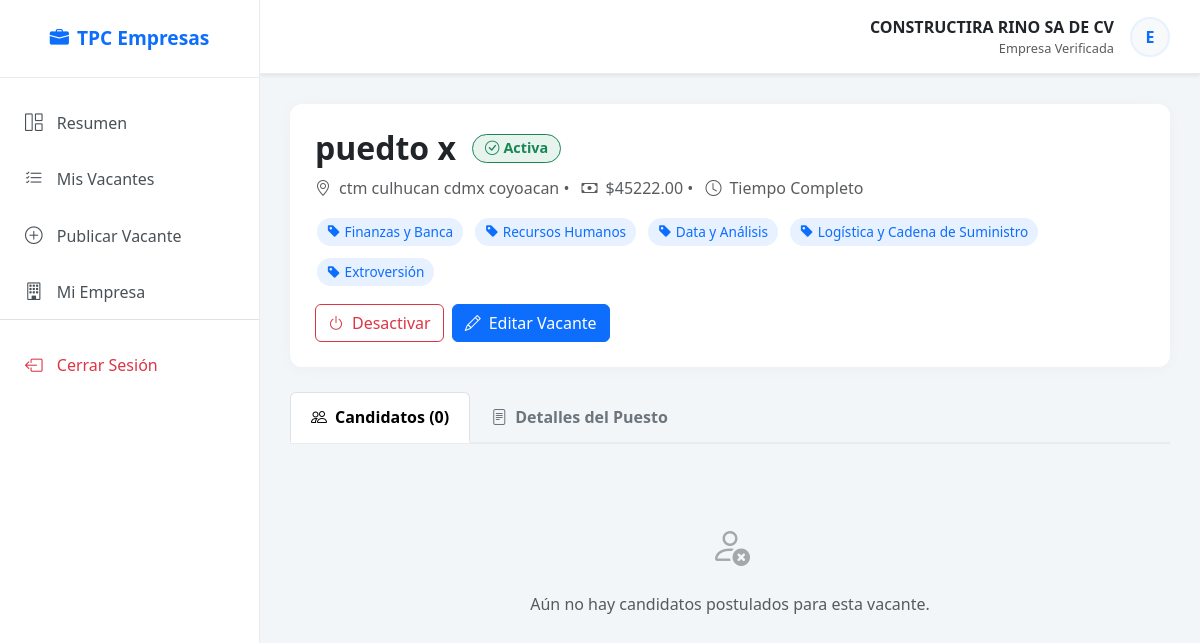
/empresas/detalle-vacante/7 (signed in), run on an earlier commit of the app's database.
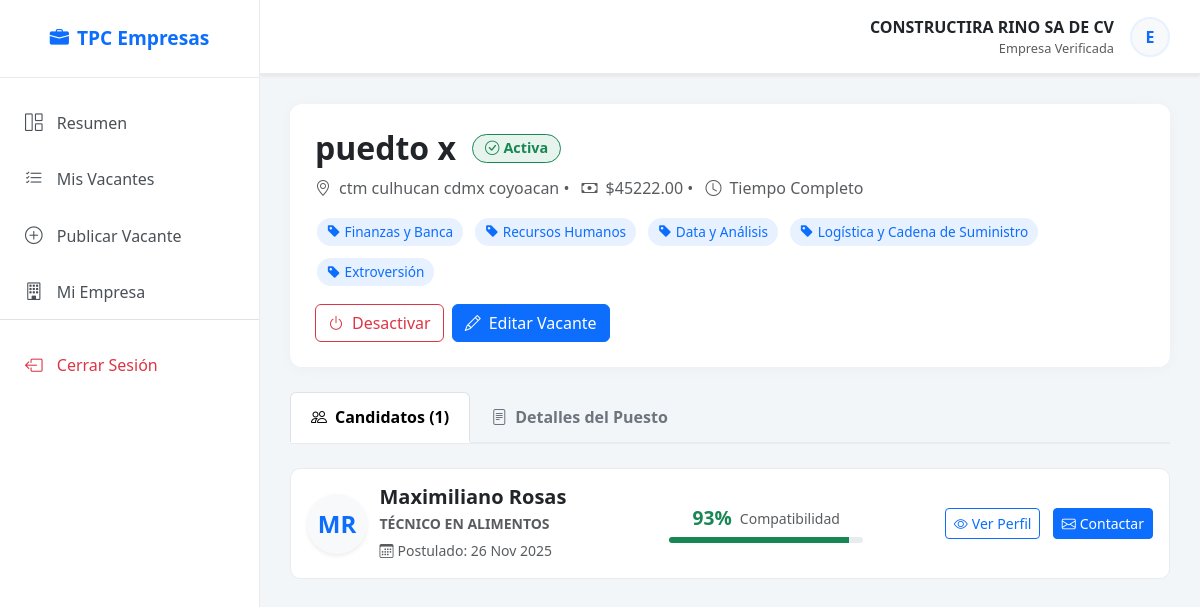
And on a later commit of the database.
### aplicaciones/empresas/models.py (models this page shows, shortened)
class Postulacion(models.Model):
    vacante = models.ForeignKey(Vacante, on_delete=models.CASCADE)
    trabajador = models.ForeignKey(Trabajador, on_delete=models.CASCADE)
    fecha_postulacion = models.DateField(null=False, auto_now_add=True)
    estado = models.CharField(max_length=50, null=False, blank=False, default='En revisión')
    D_A_fit = models.DecimalField(max_digits=5, decimal_places=2, null=True, blank=True)
    N_S_fit = models.DecimalField(max_digits=5, decimal_places=2, null=True, blank=True)
    P_O_fit = models.DecimalField(max_digits=5, decimal_places=2, null=True, blank=True)
    compatibilidad = models.DecimalField(max_digits=5, decimal_places=2, null=True, blank=True)

### aplicaciones/trabajadores/models.py (models this page shows, shortened)
class Trabajador(models.Model):
    nombre = models.CharField(max_length=20, null=False, blank=False)
    apellido_p = models.CharField(max_length=20, null=False, blank=False)
    apellido_m = models.CharField(max_length=20, null=False, blank=False)
    genero = models.CharField(max_length=20, null=False, blank=False)#opciones: masculino, femenino, otro
    nacionalidad = models.CharField(max_length=30, null=False, blank=False)
    email = models.EmailField(null=False, blank=False, unique=True)
    telefono = models.CharField(max_length=15, null=True, blank=True)
    cod_post = models.IntegerField(null=True, blank=True)
    usuario = models.OneToOneField(User, on_delete=models.CASCADE, null=True)
    movilidad_limitada = models.BooleanField(default=False)#indica si el trabajador tiene alguna discapacidad motriz
    biografia = models.TextField(null=True, blank=True)#descripción personal
    estudios = models.CharField(max_length=50, null=False, blank=False)#opciones: en etiquetas.py seccion NIVEL_ESTUDIOS
    titulo = models.CharField(max_length=100, null=True, blank=True)
    ult_area_ocup = models.IntegerField(null=True, blank=True)#opciones: indice de SINCO
    ult_exp = models.CharField(max_length=50, null=True, blank=True)#opciones: tiempo de experiencia en etiquetas.py
    descripcion_exp = models.TextField(null=True, blank=True)#Los detalles de la experiencia laboral
    hard_skills = models.TextField(null=True, blank=True)#lista de habilidades duras separadas por comas derivadas de VACANTE_TAGS['2']
    soft_skills = models.TextField(null=True, blank=True)#lista de habilidades duras separadas por comas derivadas de VACANTE_TAGS['3']
    area_interes = models.IntegerField(null=True, blank=True)#indice de SINCO
    intereses = models.TextField(null=True, blank=True)#lista de intereses separadas por comas derivadas de VACANTE_TAGS['1']

### aplicaciones/general/decorators.py (the view)
    def wrapper_func(request, *args, **kwargs):
        if not request.user.is_authenticated:
            return redirect('login')
        if hasattr(request.user, 'empresa'):
            return view_func(request, *args, **kwargs)
        else:
            messages.warning(request, "Esta sección es solo para reclutadores.")
            return redirect('home_t') # Redirigir a SU zona

### aplicaciones/empresas/templates/detalle-vacante.html (shortened to what the changed rows need)
{% extends 'marco.html' %}
{% block content %}
    <div class="vacante-header d-flex justify-content-between align-items-start flex-wrap gap-3">
        <div>
            <div class="d-flex align-items-center gap-3 mb-2">
                <h2 class="fw-bold mb-0 text-dark">{{ vacante.nombre_puesto }}</h2>
            </div>
            <div class="d-flex gap-2 flex-wrap">
                {% for tag_nombre in lista_etiquetas %}
                    <span class="req-tag"><i class="bi bi-tag-fill me-1"></i>{{ tag_nombre }}</span>
                {% empty %}
                    <small class="text-muted">Sin etiquetas</small>
                {% endfor %}
            </div>
        </div>
    </div>
    <ul class="nav nav-tabs mb-4" id="vacanteTabs" role="tablist">
        <li class="nav-item" role="presentation">
            <button class="nav-link active" id="candidatos-tab" data-bs-toggle="tab" data-bs-target="#candidatos" type="button" role="tab">
                <i class="bi bi-people me-2"></i>Candidatos ({{ postulaciones.count }})
            </button>
        </li>
    </ul>
    <div class="tab-content" id="vacanteTabsContent">
        <div class="tab-pane fade show active" id="candidatos" role="tabpanel">
            {% for post in postulaciones %}
                <div class="candidate-card p-3">
                    <div class="row align-items-center">
                        <div class="col-md-1 text-center">
                            <div class="bg-light rounded-circle d-inline-flex align-items-center justify-content-center text-primary fw-bold fs-4 shadow-sm" style="width: 60px; height: 60px;">
                                {{ post.trabajador.nombre|slice:":1" }}{{ post.trabajador.apellido_p|slice:":1" }}
                            </div>
                        </div>
                        <div class="col-md-4">
                            <h5 class="fw-bold mb-1">{{ post.trabajador.nombre }} {{ post.trabajador.apellido_p }}</h5>
                            <p class="text-muted mb-1 small text-uppercase fw-bold">{{ post.trabajador.titulo|default:"Sin título especificado" }}</p>
                            <small class="text-muted"><i class="bi bi-calendar3 me-1"></i>Postulado: {{ post.fecha_postulacion|date:"d M Y" }}</small>
                        </div>
                        <div class="col-md-3 text-center">
                            {% with score=post.porcentaje_fit %}
                                <div class="d-flex align-items-center justify-content-center gap-2 mb-1">
                                    <span class="compatibility-score {% if score >= 85 %}text-success{% elif score >= 50 %}text-warning{% else %}text-danger{% endif %}">
                                        {{ score }}%
                                    </span>
                                    <small class="text-muted">Compatibilidad</small>
                                </div>
                                <div class="progress progress-thin">
                                    <div class="progress-bar {% if score >= 85 %}bg-success{% elif score >= 50 %}bg-warning{% else %}bg-danger{% endif %}"
                                         role="progressbar"
                                         style="width: {{ score }}%">
                                    </div>
                                </div>
                            {% endwith %}
                        </div>
                        <div class="col-md-4 text-end">
                            <a href="{% url 'ver_perfil_candidato' post.id %}" class="btn btn-sm btn-outline-primary me-2" title="Ver perfil completo">
                                <i class="bi bi-eye me-1"></i>Ver Perfil
                            </a>
                            <a href="mailto:{{ post.trabajador.usuario.email }}" class="btn btn-sm btn-primary" title="Enviar correo">
                                <i class="bi bi-envelope me-1"></i>Contactar
                            </a>
                        </div>
                    </div>
                </div>
            {% empty %}
                <div class="text-center py-5 text-muted">
                    <i class="bi bi-person-x fs-1 opacity-50"></i>
                    <p class="mt-3">Aún no hay candidatos postulados para esta vacante.</p>
                </div>
            {% endfor %}
        </div>
    </div>
{% endblock %}

What changed in the data, as far as the page shows it:
added Postulacion: trabajador.nombre "M", trabajador.apellido_p "R", trabajador.nombre "Maximiliano", trabajador.apellido_p "Rosas", trabajador.titulo "TÉCNICO EN ALIMENTOS", fecha_postulacion "26 Nov 2025", porcentaje_fit "93"
Also different on the page:
{{ postulaciones.count }}: "0" → "1"
text no longer shown: "Aún no hay candidatos postulados para esta vacante."
